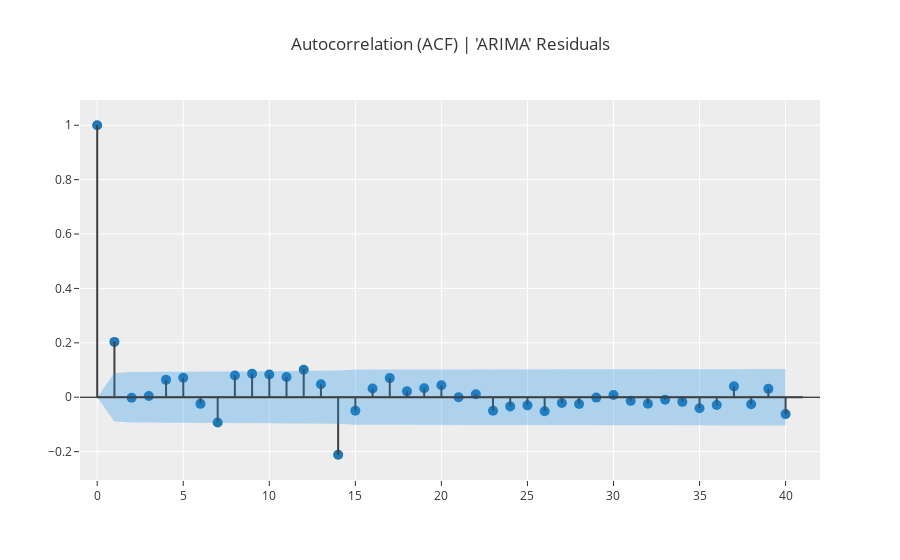

The notebook cell this image was saved under:
### Code cell
plot_model(final_tuned_aa, "acf")

### Figure 1 — Plotly figure (JSON) as saved in the notebook; plotly's stock layout.template omitted (floating-point values rounded to 4 significant figures)
{"data": [{"marker": {"color": "#1f77b4", "size": 10}, "mode": "markers", "name": "ACF", "x": [0, 1, 2, 3, 4, 5, 6, 7, 8, 9, 10, 11, 12, 13, 14, 15, 16, 17, 18, 19, 20, 21, 22, 23, 24, 25, 26, 27, 28, 29, 30, 31, 32, 33, 34, 35, 36, 37, 38, 39, 40], "y": [1, 0.2035, -0.001711, 0.004492, 0.06378, 0.07186, -0.02436, -0.09279, 0.08008, 0.08604, 0.08368, 0.07427, 0.1009, 0.04776, -0.2115, -0.04944, 0.03193, 0.07022, 0.02149, 0.03322, 0.04397, -3.562e-05, 0.01097, -0.0495, -0.03376, -0.03, -0.0515, -0.02151, -0.02477, -0.00141, 0.008051, -0.0134, -0.02401, -0.009324, -0.01702, -0.04035, -0.02839, 0.0399, -0.02564, 0.03069, -0.06209], "type": "scatter", "showlegend": false}, {"line": {"color": "#3f3f3f"}, "mode": "lines", "name": "Lag1", "x": [0, 0], "y": [0, 1], "type": "scatter", "showlegend": false}, {"line": {"color": "#3f3f3f"}, "mode": "lines", "name": "Lag2", "x": [1, 1], "y": [0, 0.2035], "type": "scatter", "showlegend": false}, {"line": {"color": "#3f3f3f"}, "mode": "lines", "name": "Lag3", "x": [2, 2], "y": [0, -0.001711], "type": "scatter", "showlegend": false}, {"line": {"color": "#3f3f3f"}, "mode": "lines", "name": "Lag4", "x": [3, 3], "y": [0, 0.004492], "type": "scatter", "showlegend": false}, {"line": {"color": "#3f3f3f"}, "mode": "lines", "name": "Lag5", "x": [4, 4], "y": [0, 0.06378], "type": "scatter", "showlegend": false}, {"line": {"color": "#3f3f3f"}, "mode": "lines", "name": "Lag6", "x": [5, 5], "y": [0, 0.07186], "type": "scatter", "showlegend": false}, {"line": {"color": "#3f3f3f"}, "mode": "lines", "name": "Lag7", "x": [6, 6], "y": [0, -0.02436], "type": "scatter", "showlegend": false}, {"line": {"color": "#3f3f3f"}, "mode": "lines", "name": "Lag8", "x": [7, 7], "y": [0, -0.09279], "type": "scatter", "showlegend": false}, {"line": {"color": "#3f3f3f"}, "mode": "lines", "name": "Lag9", "x": [8, 8], "y": [0, 0.08008], "type": "scatter", "showlegend": false}, {"line": {"color": "#3f3f3f"}, "mode": "lines", "name": "Lag10", "x": [9, 9], "y": [0, 0.08604], "type": "scatter", "showlegend": false}, {"line": {"color": "#3f3f3f"}, "mode": "lines", "name": "Lag11", "x": [10, 10], "y": [0, 0.08368], "type": "scatter", "showlegend": false}, {"line": {"color": "#3f3f3f"}, "mode": "lines", "name": "Lag12", "x": [11, 11], "y": [0, 0.07427], "type": "scatter", "showlegend": false}, {"line": {"color": "#3f3f3f"}, "mode": "lines", "name": "Lag13", "x": [12, 12], "y": [0, 0.1009], "type": "scatter", "showlegend": false}, {"line": {"color": "#3f3f3f"}, "mode": "lines", "name": "Lag14", "x": [13, 13], "y": [0, 0.04776], "type": "scatter", "showlegend": false}, {"line": {"color": "#3f3f3f"}, "mode": "lines", "name": "Lag15", "x": [14, 14], "y": [0, -0.2115], "type": "scatter", "showlegend": false}, {"line": {"color": "#3f3f3f"}, "mode": "lines", "name": "Lag16", "x": [15, 15], "y": [0, -0.04944], "type": "scatter", "showlegend": false}, {"line": {"color": "#3f3f3f"}, "mode": "lines", "name": "Lag17", "x": [16, 16], "y": [0, 0.03193], "type": "scatter", "showlegend": false}, {"line": {"color": "#3f3f3f"}, "mode": "lines", "name": "Lag18", "x": [17, 17], "y": [0, 0.07022], "type": "scatter", "showlegend": false}, {"line": {"color": "#3f3f3f"}, "mode": "lines", "name": "Lag19", "x": [18, 18], "y": [0, 0.02149], "type": "scatter", "showlegend": false}, {"line": {"color": "#3f3f3f"}, "mode": "lines", "name": "Lag20", "x": [19, 19], "y": [0, 0.03322], "type": "scatter", "showlegend": false}, {"line": {"color": "#3f3f3f"}, "mode": "lines", "name": "Lag21", "x": [20, 20], "y": [0, 0.04397], "type": "scatter", "showlegend": false}, {"line": {"color": "#3f3f3f"}, "mode": "lines", "name": "Lag22", "x": [21, 21], "y": [0, -3.562e-05], "type": "scatter", "showlegend": false}, {"line": {"color": "#3f3f3f"}, "mode": "lines", "name": "Lag23", "x": [22, 22], "y": [0, 0.01097], "type": "scatter", "showlegend": false}, {"line": {"color": "#3f3f3f"}, "mode": "lines", "name": "Lag24", "x": [23, 23], "y": [0, -0.0495], "type": "scatter", "showlegend": false}, {"line": {"color": "#3f3f3f"}, "mode": "lines", "name": "Lag25", "x": [24, 24], "y": [0, -0.03376], "type": "scatter", "showlegend": false}, {"line": {"color": "#3f3f3f"}, "mode": "lines", "name": "Lag26", "x": [25, 25], "y": [0, -0.03], "type": "scatter", "showlegend": false}, {"line": {"color": "#3f3f3f"}, "mode": "lines", "name": "Lag27", "x": [26, 26], "y": [0, -0.0515], "type": "scatter", "showlegend": false}, {"line": {"color": "#3f3f3f"}, "mode": "lines", "name": "Lag28", "x": [27, 27], "y": [0, -0.02151], "type": "scatter", "showlegend": false}, {"line": {"color": "#3f3f3f"}, "mode": "lines", "name": "Lag29", "x": [28, 28], "y": [0, -0.02477], "type": "scatter", "showlegend": false}, {"line": {"color": "#3f3f3f"}, "mode": "lines", "name": "Lag30", "x": [29, 29], "y": [0, -0.00141], "type": "scatter", "showlegend": false}, {"line": {"color": "#3f3f3f"}, "mode": "lines", "name": "Lag31", "x": [30, 30], "y": [0, 0.008051], "type": "scatter", "showlegend": false}, {"line": {"color": "#3f3f3f"}, "mode": "lines", "name": "Lag32", "x": [31, 31], "y": [0, -0.0134], "type": "scatter", "showlegend": false}, {"line": {"color": "#3f3f3f"}, "mode": "lines", "name": "Lag33", "x": [32, 32], "y": [0, -0.02401], "type": "scatter", "showlegend": false}, {"line": {"color": "#3f3f3f"}, "mode": "lines", "name": "Lag34", "x": [33, 33], "y": [0, -0.009324], "type": "scatter", "showlegend": false}, {"line": {"color": "#3f3f3f"}, "mode": "lines", "name": "Lag35", "x": [34, 34], "y": [0, -0.01702], "type": "scatter", "showlegend": false}, {"line": {"color": "#3f3f3f"}, "mode": "lines", "name": "Lag36", "x": [35, 35], "y": [0, -0.04035], "type": "scatter", "showlegend": false}, {"line": {"color": "#3f3f3f"}, "mode": "lines", "name": "Lag37", "x": [36, 36], "y": [0, -0.02839], "type": "scatter", "showlegend": false}, {"line": {"color": "#3f3f3f"}, "mode": "lines", "name": "Lag38", "x": [37, 37], "y": [0, 0.0399], "type": "scatter", "showlegend": false}, {"line": {"color": "#3f3f3f"}, "mode": "lines", "name": "Lag39", "x": [38, 38], "y": [0, -0.02564], "type": "scatter", "showlegend": false}, {"line": {"color": "#3f3f3f"}, "mode": "lines", "name": "Lag40", "x": [39, 39], "y": [0, 0.03069], "type": "scatter", "showlegend": false}, {"line": {"color": "#3f3f3f"}, "mode": "lines", "name": "Lag41", "x": [40, 40], "y": [0, -0.06209], "type": "scatter", "showlegend": false}, {"line": {"color": "rgba(255,255,255,0)"}, "mode": "lines", "name": "UC", "x": [0, 1, 2, 3, 4, 5, 6, 7, 8, 9, 10, 11, 12, 13, 14, 15, 16, 17, 18, 19, 20, 21, 22, 23, 24, 25, 26, 27, 28, 29, 30, 31, 32, 33, 34, 35, 36, 37, 38, 39, 40], "y": [0, 0.08946, 0.09309, 0.09309, 0.09309, 0.09344, 0.09388, 0.09393, 0.09466, 0.0952, 0.09582, 0.09641, 0.09686, 0.0977, 0.09789, 0.1015, 0.1017, 0.1018, 0.1021, 0.1022, 0.1023, 0.1024, 0.1024, 0.1024, 0.1026, 0.1027, 0.1028, 0.103, 0.103, 0.1031, 0.1031, 0.1031, 0.1031, 0.1031, 0.1031, 0.1032, 0.1033, 0.1033, 0.1035, 0.1035, 0.1036], "type": "scatter", "showlegend": false}, {"fill": "tonexty", "fillcolor": "rgba(32, 146, 230,0.3)", "line": {"color": "rgba(255,255,255,0)"}, "mode": "lines", "name": "LC", "x": [0, 1, 2, 3, 4, 5, 6, 7, 8, 9, 10, 11, 12, 13, 14, 15, 16, 17, 18, 19, 20, 21, 22, 23, 24, 25, 26, 27, 28, 29, 30, 31, 32, 33, 34, 35, 36, 37, 38, 39, 40], "y": [0, -0.08946, -0.09309, -0.09309, -0.09309, -0.09344, -0.09388, -0.09393, -0.09466, -0.0952, -0.09582, -0.09641, -0.09686, -0.0977, -0.09789, -0.1015, -0.1017, -0.1018, -0.1021, -0.1022, -0.1023, -0.1024, -0.1024, -0.1024, -0.1026, -0.1027, -0.1028, -0.103, -0.103, -0.1031, -0.1031, -0.1031, -0.1031, -0.1031, -0.1031, -0.1032, -0.1033, -0.1033, -0.1035, -0.1035, -0.1036], "type": "scatter", "showlegend": false}, {"line": {"color": "#3f3f3f"}, "mode": "lines", "name": "", "x": [0, 41], "y": [0, 0], "type": "scatter", "showlegend": false}], "layout": {"xaxis": {"range": [-1, 42]}, "yaxis": {"zerolinecolor": "#000000"}, "title": {"text": "Autocorrelation (ACF) | 'ARIMA' Residuals"}}}
